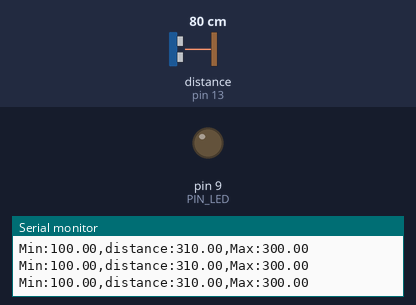
The sketch below on a simulated Arduino Uno, built with avr-gcc and run on an emulated ATmega328P. On the bench: output pins drawn as LEDs (lit = HIGH), the last lines printed to the serial monitor. Wiring (inferred from the names in the program): ultrasonic range finder: trigger pin 12; echo pin 13. Inputs (shaded band) come from the test bench; at power-on: distance to the obstacle (sensor on pin 13) 80 cm. The echo pulse lasts 58.3 µs per cm; pins used as bus, display or sensor lines are not drawn.

Above: at 1.2 s.
1.3 s: distance to the obstacle (sensor on pin 13) set to 18 cm
At 2.4 s:
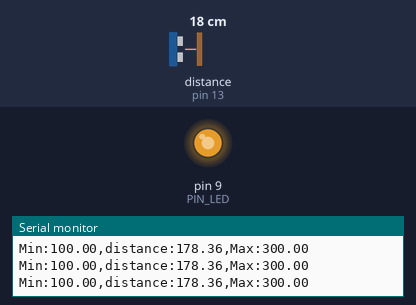
2.9 s: distance to the obstacle (sensor on pin 13) set to 2 cm
At 3.6 s:
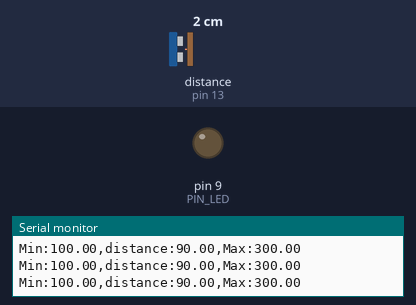
Timing chart, 0 to 5.9 s (numbered marks = the images above; inputs shaded):
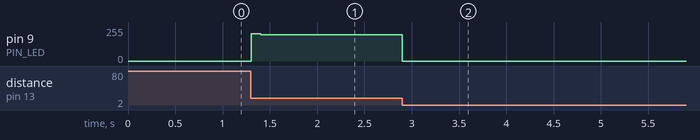

The sketch:

08_example_2.ino
```cpp
// Arduino pin assignment
#define PIN_LED  9
#define PIN_TRIG 12   // sonar sensor TRIGGER
#define PIN_ECHO 13   // sonar sensor ECHO

// configurable parameters
#define SND_VEL 346.0     // sound velocity at 24 celsius degree (unit: m/sec)
#define INTERVAL 100      // sampling interval (unit: msec)
#define PULSE_DURATION 10 // ultra-sound Pulse Duration (unit: usec)
#define _DIST_MIN 100.0   // minimum distance to be measured (unit: mm)
#define _DIST_MAX 300.0   // maximum distance to be measured (unit: mm)

#define TIMEOUT ((INTERVAL / 2) * 1000.0) // maximum echo waiting time (unit: usec)
#define SCALE (0.001 * 0.5 * SND_VEL) // coefficent to convert duration to distance

unsigned long last_sampling_time;   // unit: msec

void setup() {
  // initialize GPIO pins
  pinMode(PIN_LED, OUTPUT);
  pinMode(PIN_TRIG, OUTPUT);  // sonar TRIGGER
  pinMode(PIN_ECHO, INPUT);   // sonar ECHO
  digitalWrite(PIN_TRIG, LOW);  // turn-off Sonar

  // initialize serial port
  Serial.begin(57600);
}

void loop() {
  float distance;

  // wait until next sampling time.
  // millis() returns the number of milliseconds since the program started.
  //    will overflow after 50 days.
  if (millis() < (last_sampling_time + INTERVAL))
    return;

  distance = USS_measure(PIN_TRIG, PIN_ECHO); // read distance

  if ((distance == 0.0) || (distance > _DIST_MAX)) {
      distance = _DIST_MAX + 10.0;    // Set Higher Value
      analogWrite(PIN_LED, 0);       // LED OFF
  } else if (distance < _DIST_MIN) {
      distance = _DIST_MIN - 10.0;    // Set Lower Value
      analogWrite(PIN_LED, 0);       // LED OFF
  } else {    // In desired Range
      int brightness = 0; // LED ON

    if (distance <= 150.0) {
      // Map brightness from 100mm (0%) to 150mm (50%)
      brightness = map(distance, 100, 150, 0, 127); // 50% brightness at 150mm
    } else if (distance <= 200.0) {
      // Map brightness from 150mm (50%) to 200mm (100%)
      brightness = map(distance, 150, 200, 127, 255); // 100% brightness at 200mm
    } else if (distance <= 250.0) {
      // Map brightness from 200mm (100%) to 250mm (50%)
      brightness = map(distance, 200, 250, 255, 127); // 50% brightness at 250mm
    } else {
      // Map brightness from 250mm (50%) to 300mm (0%)
      brightness = map(distance, 250, 300, 127, 0); // 0% brightness at 300mm
    }

    analogWrite(PIN_LED, brightness); // Adjust LED brightness
  }


  // output the distance to the serial port
  Serial.print("Min:");        Serial.print(_DIST_MIN);
  Serial.print(",distance:");  Serial.print(distance);
  Serial.print(",Max:");       Serial.print(_DIST_MAX);
  Serial.println("");

  // do something here
  delay(50); // Assume that it takes 50ms to do something.

  // update last sampling time
  last_sampling_time += INTERVAL;
}

// get a distance reading from USS. return value is in millimeter.
float USS_measure(int TRIG, int ECHO)
{
  digitalWrite(TRIG, HIGH);
  delayMicroseconds(PULSE_DURATION);
  digitalWrite(TRIG, LOW);

  return pulseIn(ECHO, HIGH, TIMEOUT) * SCALE; // unit: mm

  // Pulse duration to distance conversion example (target distance = 17.3m)
  // - pulseIn(ECHO, HIGH, timeout) returns microseconds (음파의 왕복 시간)
  // - 편도 거리 = (pulseIn() / 1,000,000) * SND_VEL / 2 (미터 단위)
  //   mm 단위로 하려면 * 1,000이 필요 ==>  SCALE = 0.001 * 0.5 * SND_VEL
  //
  // - 예, pusseIn()이 100,000 이면 (= 0.1초, 왕복 거리 34.6m)
  //        = 100,000 micro*sec * 0.001 milli/micro * 0.5 * 346 meter/sec
  //        = 100,000 * 0.001 * 0.5 * 346
  //        = 17,300 mm  ==> 17.3m
}
```

Measured:
- after the input at 1.3 s, pin 9 (PIN_LED): 0/255 → 206/255 at once, → 198/255 0.10 s later
- after the input at 2.9 s, pin 9 (PIN_LED): 198/255 → 0/255 at once
